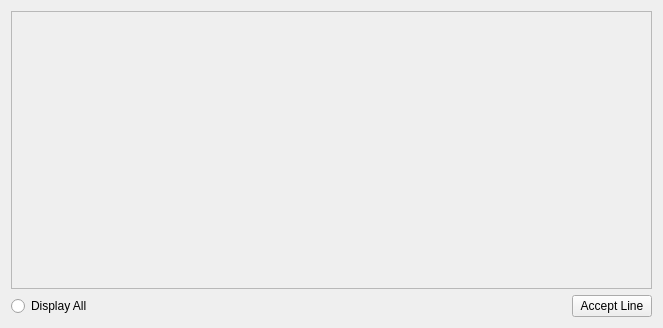
<?xml version="1.0" encoding="UTF-8"?>
<ui version="4.0">
 <class>DrawingWidget</class>
 <widget class="QWidget" name="DrawingWidget">
  <property name="geometry">
   <rect>
    <x>0</x>
    <y>0</y>
    <width>663</width>
    <height>328</height>
   </rect>
  </property>
  <property name="windowTitle">
   <string>Drawing Widget</string>
  </property>
  <layout class="QVBoxLayout" name="verticalLayout">
   <item>
    <widget class="QScrollArea" name="scrollArea">
     <property name="widgetResizable">
      <bool>true</bool>
     </property>
     <widget class="QWidget" name="scrollAreaWidgetContents">
      <property name="geometry">
       <rect>
        <x>0</x>
        <y>0</y>
        <width>635</width>
        <height>255</height>
       </rect>
      </property>
     </widget>
    </widget>
   </item>
   <item>
    <layout class="QHBoxLayout" name="horizontalLayout">
     <item>
      <widget class="QRadioButton" name="_displayAllButton">
       <property name="text">
        <string>Display All</string>
       </property>
      </widget>
     </item>
     <item>
      <spacer name="horizontalSpacer">
       <property name="orientation">
        <enum>Qt::Horizontal</enum>
       </property>
       <property name="sizeHint" stdset="0">
        <size>
         <width>40</width>
         <height>20</height>
        </size>
       </property>
      </spacer>
     </item>
     <item>
      <widget class="QPushButton" name="_acceptLineButton">
       <property name="text">
        <string>Accept Line</string>
       </property>
      </widget>
     </item>
    </layout>
   </item>
  </layout>
 </widget>
 <resources/>
 <connections>
  <connection>
   <sender>_acceptLineButton</sender>
   <signal>clicked()</signal>
   <receiver>DrawingWidget</receiver>
   <slot>accept_line()</slot>
   <hints>
    <hint type="sourcelabel">
     <x>592</x>
     <y>296</y>
    </hint>
    <hint type="destinationlabel">
     <x>331</x>
     <y>163</y>
    </hint>
   </hints>
  </connection>
  <connection>
   <sender>_displayAllButton</sender>
   <signal>toggled(bool)</signal>
   <receiver>DrawingWidget</receiver>
   <slot>toggel_display_lines()</slot>
   <hints>
    <hint type="sourcelabel">
     <x>67</x>
     <y>296</y>
    </hint>
    <hint type="destinationlabel">
     <x>331</x>
     <y>163</y>
    </hint>
   </hints>
  </connection>
 </connections>
</ui>
